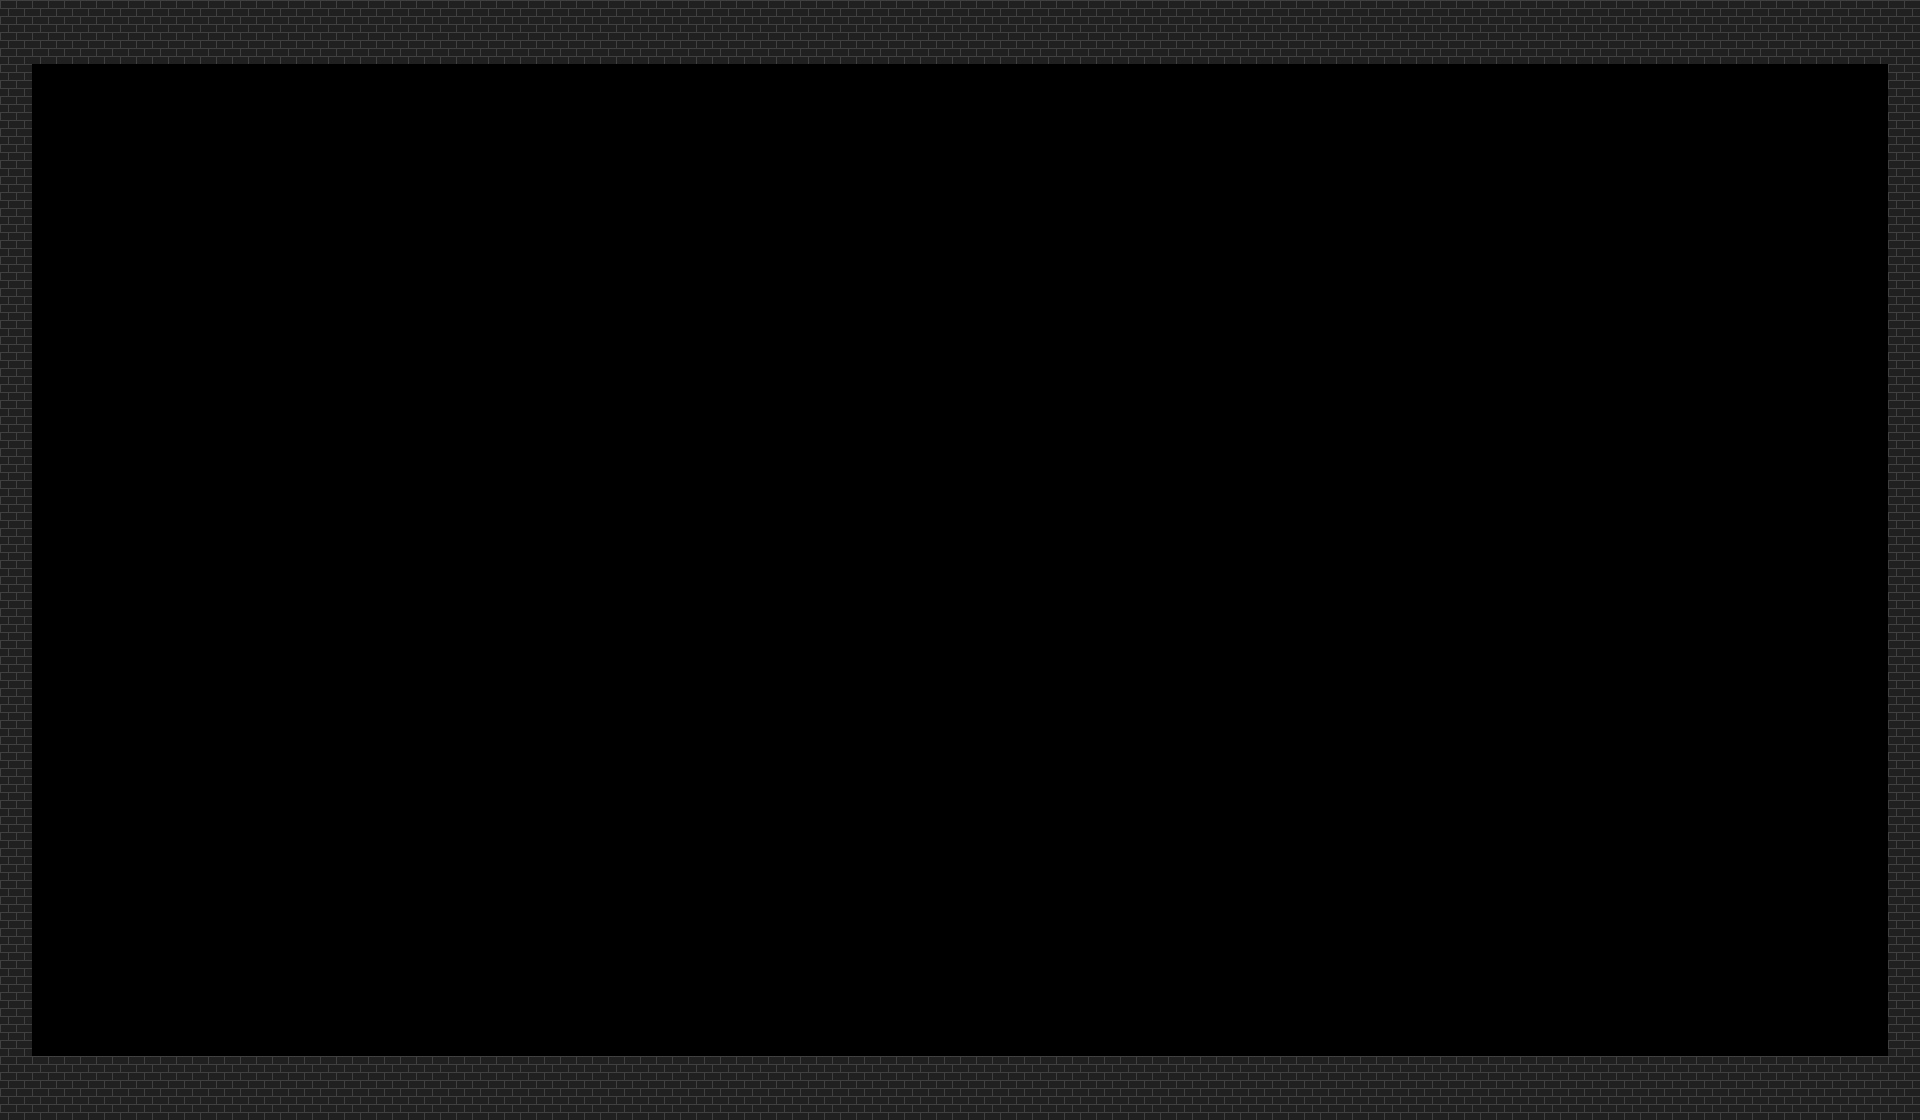

Rendered tile map (Tiled .tmx) drawn with the repository's tilesets; below, a short description and the full map source, tile grids included:
An orthogonal 60x35 tile map with 32x32 px tiles, 1 tile layer (Tile Layer 1) and 5 objects.

<map version="1.10" tiledversion="1.10.2" orientation="orthogonal" renderorder="right-down" width="60" height="35" tilewidth="32" tileheight="32" infinite="0" nextlayerid="9" nextobjectid="49">
 <tileset firstgid="1" source="objects/Laser doors.tsx" />
 <layer id="1" name="Tile Layer 1" width="60" height="35">
  <data encoding="csv">
1,1,1,1,1,1,1,1,1,1,1,1,1,1,1,1,1,1,1,1,1,1,1,1,1,1,1,1,1,1,1,1,1,1,1,1,1,1,1,1,1,1,1,1,1,1,1,1,1,1,1,1,1,1,1,1,1,1,1,1,
1,1,1,1,1,1,1,1,1,1,1,1,1,1,1,1,1,1,1,1,1,1,1,1,1,1,1,1,1,1,1,1,1,1,1,1,1,1,1,1,1,1,1,1,1,1,1,1,1,1,1,1,1,1,1,1,1,1,1,1,
1,0,0,0,0,0,0,0,0,0,0,0,0,0,0,0,0,0,0,0,0,0,0,0,0,0,0,0,0,0,0,0,0,0,0,0,0,0,0,0,0,0,0,0,0,0,0,0,0,0,0,0,0,0,0,0,0,0,0,1,
1,0,0,0,0,0,0,0,0,0,0,0,0,0,0,0,0,0,0,0,0,0,0,0,0,0,0,0,0,0,0,0,0,0,0,0,0,0,0,0,0,0,0,0,0,0,0,0,0,0,0,0,0,0,0,0,0,0,0,1,
1,0,0,0,0,0,0,0,0,0,0,0,0,0,0,0,0,0,0,0,0,0,0,0,0,0,0,0,0,0,0,0,0,0,0,0,0,0,0,0,0,0,0,0,0,0,0,0,0,0,0,0,0,0,0,0,0,0,0,1,
1,0,0,0,0,0,0,0,0,0,0,0,0,0,0,0,0,0,0,0,0,0,0,0,0,0,0,0,0,0,0,0,0,0,0,0,0,0,0,0,0,0,0,0,0,0,0,0,0,0,0,0,0,0,0,0,0,0,0,1,
1,0,0,0,0,0,0,0,0,0,0,0,0,0,0,0,0,0,0,0,0,0,0,0,0,0,0,0,0,0,0,0,0,0,0,0,0,0,0,0,0,0,0,0,0,0,0,0,0,0,0,0,0,0,0,0,0,0,0,1,
1,0,0,0,0,0,0,0,0,0,0,0,0,0,0,0,0,0,0,0,0,0,0,0,0,0,0,0,0,0,0,0,0,0,0,0,0,0,0,0,0,0,0,0,0,0,0,0,0,0,0,0,0,0,0,0,0,0,0,1,
1,0,0,0,0,0,0,0,0,0,0,0,0,0,0,0,0,0,0,0,0,0,0,0,0,0,0,0,0,0,0,0,0,0,0,0,0,0,0,0,0,0,0,0,0,0,0,0,0,0,0,0,0,0,0,0,0,0,0,1,
1,0,0,0,0,0,0,0,0,0,0,0,0,0,0,0,0,0,0,0,0,0,0,0,0,0,0,0,0,0,0,0,0,0,0,0,0,0,0,0,0,0,0,0,0,0,0,0,0,0,0,0,0,0,0,0,0,0,0,1,
1,0,0,0,0,0,0,0,0,0,0,0,0,0,0,0,0,0,0,0,0,0,0,0,0,0,0,0,0,0,0,0,0,0,0,0,0,0,0,0,0,0,0,0,0,0,0,0,0,0,0,0,0,0,0,0,0,0,0,1,
1,0,0,0,0,0,0,0,0,0,0,0,0,0,0,0,0,0,0,0,0,0,0,0,0,0,0,0,0,0,0,0,0,0,0,0,0,0,0,0,0,0,0,0,0,0,0,0,0,0,0,0,0,0,0,0,0,0,0,1,
1,0,0,0,0,0,0,0,0,0,0,0,0,0,0,0,0,0,0,0,0,0,0,0,0,0,0,0,0,0,0,0,0,0,0,0,0,0,0,0,0,0,0,0,0,0,0,0,0,0,0,0,0,0,0,0,0,0,0,1,
1,0,0,0,0,0,0,0,0,0,0,0,0,0,0,0,0,0,0,0,0,0,0,0,0,0,0,0,0,0,0,0,0,0,0,0,0,0,0,0,0,0,0,0,0,0,0,0,0,0,0,0,0,0,0,0,0,0,0,1,
1,0,0,0,0,0,0,0,0,0,0,0,0,0,0,0,0,0,0,0,0,0,0,0,0,0,0,0,0,0,0,0,0,0,0,0,0,0,0,0,0,0,0,0,0,0,0,0,0,0,0,0,0,0,0,0,0,0,0,1,
1,0,0,0,0,0,0,0,0,0,0,0,0,0,0,0,0,0,0,0,0,0,0,0,0,0,0,0,0,0,0,0,0,0,0,0,0,0,0,0,0,0,0,0,0,0,0,0,0,0,0,0,0,0,0,0,0,0,0,1,
1,0,0,0,0,0,0,0,0,0,0,0,0,0,0,0,0,0,0,0,0,0,0,0,0,0,0,0,0,0,0,0,0,0,0,0,0,0,0,0,0,0,0,0,0,0,0,0,0,0,0,0,0,0,0,0,0,0,0,1,
1,0,0,0,0,0,0,0,0,0,0,0,0,0,0,0,0,0,0,0,0,0,0,0,0,0,0,0,0,0,0,0,0,0,0,0,0,0,0,0,0,0,0,0,0,0,0,0,0,0,0,0,0,0,0,0,0,0,0,1,
1,0,0,0,0,0,0,0,0,0,0,0,0,0,0,0,0,0,0,0,0,0,0,0,0,0,0,0,0,0,0,0,0,0,0,0,0,0,0,0,0,0,0,0,0,0,0,0,0,0,0,0,0,0,0,0,0,0,0,1,
1,0,0,0,0,0,0,0,0,0,0,0,0,0,0,0,0,0,0,0,0,0,0,0,0,0,0,0,0,0,0,0,0,0,0,0,0,0,0,0,0,0,0,0,0,0,0,0,0,0,0,0,0,0,0,0,0,0,0,1,
1,0,0,0,0,0,0,0,0,0,0,0,0,0,0,0,0,0,0,0,0,0,0,0,0,0,0,0,0,0,0,0,0,0,0,0,0,0,0,0,0,0,0,0,0,0,0,0,0,0,0,0,0,0,0,0,0,0,0,1,
1,0,0,0,0,0,0,0,0,0,0,0,0,0,0,0,0,0,0,0,0,0,0,0,0,0,0,0,0,0,0,0,0,0,0,0,0,0,0,0,0,0,0,0,0,0,0,0,0,0,0,0,0,0,0,0,0,0,0,1,
1,0,0,0,0,0,0,0,0,0,0,0,0,0,0,0,0,0,0,0,0,0,0,0,0,0,0,0,0,0,0,0,0,0,0,0,0,0,0,0,0,0,0,0,0,0,0,0,0,0,0,0,0,0,0,0,0,0,0,1,
1,0,0,0,0,0,0,0,0,0,0,0,0,0,0,0,0,0,0,0,0,0,0,0,0,0,0,0,0,0,0,0,0,0,0,0,0,0,0,0,0,0,0,0,0,0,0,0,0,0,0,0,0,0,0,0,0,0,0,1,
1,0,0,0,0,0,0,0,0,0,0,0,0,0,0,0,0,0,0,0,0,0,0,0,0,0,0,0,0,0,0,0,0,0,0,0,0,0,0,0,0,0,0,0,0,0,0,0,0,0,0,0,0,0,0,0,0,0,0,1,
1,0,0,0,0,0,0,0,0,0,0,0,0,0,0,0,0,0,0,0,0,0,0,0,0,0,0,0,0,0,0,0,0,0,0,0,0,0,0,0,0,0,0,0,0,0,0,0,0,0,0,0,0,0,0,0,0,0,0,1,
1,0,0,0,0,0,0,0,0,0,0,0,0,0,0,0,0,0,0,0,0,0,0,0,0,0,0,0,0,0,0,0,0,0,0,0,0,0,0,0,0,0,0,0,0,0,0,0,0,0,0,0,0,0,0,0,0,0,0,1,
1,0,0,0,0,0,0,0,0,0,0,0,0,0,0,0,0,0,0,0,0,0,0,0,0,0,0,0,0,0,0,0,0,0,0,0,0,0,0,0,0,0,0,0,0,0,0,0,0,0,0,0,0,0,0,0,0,0,0,1,
1,0,0,0,0,0,0,0,0,0,0,0,0,0,0,0,0,0,0,0,0,0,0,0,0,0,0,0,0,0,0,0,0,0,0,0,0,0,0,0,0,0,0,0,0,0,0,0,0,0,0,0,0,0,0,0,0,0,0,1,
1,0,0,0,0,0,0,0,0,0,0,0,0,0,0,0,0,0,0,0,0,0,0,0,0,0,0,0,0,0,0,0,0,0,0,0,0,0,0,0,0,0,0,0,0,0,0,0,0,0,0,0,0,0,0,0,0,0,0,1,
1,0,0,0,0,0,0,0,0,0,0,0,0,0,0,0,0,0,0,0,0,0,0,0,0,0,0,0,0,0,0,0,0,0,0,0,0,0,0,0,0,0,0,0,0,0,0,0,0,0,0,0,0,0,0,0,0,0,0,1,
1,0,0,0,0,0,0,0,0,0,0,0,0,0,0,0,0,0,0,0,0,0,0,0,0,0,0,0,0,0,0,0,0,0,0,0,0,0,0,0,0,0,0,0,0,0,0,0,0,0,0,0,0,0,0,0,0,0,0,1,
1,0,0,0,0,0,0,0,0,0,0,0,0,0,0,0,0,0,0,0,0,0,0,0,0,0,0,0,0,0,0,0,0,0,0,0,0,0,0,0,0,0,0,0,0,0,0,0,0,0,0,0,0,0,0,0,0,0,0,1,
1,1,1,1,1,1,1,1,1,1,1,1,1,1,1,1,1,1,1,1,1,1,1,1,1,1,1,1,1,1,1,1,1,1,1,1,1,1,1,1,1,1,1,1,1,1,1,1,1,1,1,1,1,1,1,1,1,1,1,1,
1,1,1,1,1,1,1,1,1,1,1,1,1,1,1,1,1,1,1,1,1,1,1,1,1,1,1,1,1,1,1,1,1,1,1,1,1,1,1,1,1,1,1,1,1,1,1,1,1,1,1,1,1,1,1,1,1,1,1,1
</data>
 </layer>
 <objectgroup id="2" name="collisions">
  <object id="4" x="0" y="32" width="32" height="1056" />
  <object id="5" x="0" y="1056" width="1920" height="32" />
  <object id="6" x="1888" y="32" width="32" height="1056" />
  <object id="7" x="0" y="32" width="1920" height="32" />
 </objectgroup>
 <objectgroup id="3" name="standard-finish" />
 <objectgroup id="4" name="red-finish" />
 <objectgroup id="5" name="green-finish" />
 <objectgroup id="6" name="red-doors" />
 <objectgroup id="7" name="green-doors" />
 <objectgroup id="8" name="spawn">
  <object id="48" x="832" y="544" width="32" height="32" />
 </objectgroup>
</map>
